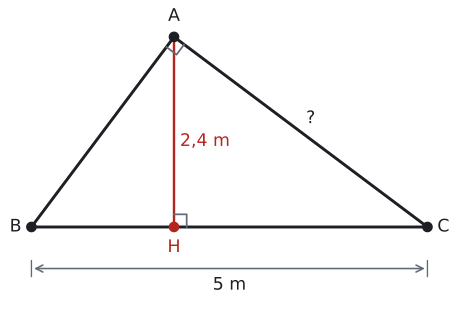

The script that drew this image:
import sys; sys.path.insert(0, "tools")
from cizim import *

# Alıştırma 12: çadır, |AH| = 2,4, |BC| = 5, |BH| = 1,8, |HC| = 3,2, |AC| = 4.
# A'da dik açı, [AH] ⊥ [BC]. p = |BH|, k = |HC|; A noktası (p, √(p·k)) olur, böylece AB ⊥ AC kendiliğinden sağlanır.
p, k = 1.8, 3.2
E = {'b': '?', 'h': '2,4 m', 'a': '5 m'}          # kenar etiketleri (None: yazma)
DOLGU, RENKLI_KENAR, EK = False, False, []

B = np.array([0.0, 0.0]); H = np.array([p, 0.0]); C = np.array([p + k, 0.0]); A = np.array([p, np.sqrt(p * k)])
uz = lambda P, Q: float(np.linalg.norm(P - Q))
u, v = B - A, C - A
print("AB", round(uz(A, B), 4), "AC", round(uz(A, C), 4), "AH", round(uz(A, H), 4), "BC", round(uz(B, C), 4),
      "A açısı", round(float(np.degrees(np.arccos(np.dot(u, v) / uz(A, B) / uz(A, C)))), 4))

s = (p + k) / 10
G = (A + B + C) / 3
def kenar(P, Q, metin, renk=YAZI, d=0.42):
    M = (P + Q) / 2; t = (Q - P) / uz(P, Q); n = np.array([-t[1], t[0]])
    if np.dot(n, M - G) < 0: n = -n
    ax.text(*(M + d * s * n), metin, ha="center", va="center", color=renk, fontsize=13)
def dik(K, P, Q, r=0.32):
    a_ = (P - K) / uz(P, K) * r * s; b_ = (Q - K) / uz(Q, K) * r * s
    ax.plot(*zip(K + a_, K + a_ + b_, K + b_), color=SOLUK, lw=1.3)

x0, x1 = -0.6 * s, p + k + 0.6 * s
y0, y1 = (-1.9 if E.get("a") else -1.0) * s, A[1] + 0.6 * s
fig, ax = sekil(6, max(2.2, 6 * (y1 - y0) / (x1 - x0)))
ax.set_aspect("equal"); ax.axis("off")
if DOLGU:
    ax.add_patch(patches.Polygon([A, B, H], closed=True, facecolor=YESIL_ACIK, edgecolor="none"))
    ax.add_patch(patches.Polygon([A, H, C], closed=True, facecolor=SARI_ACIK, edgecolor="none"))
rc, rb = (MAVI, YESIL) if RENKLI_KENAR else (YAZI, YAZI)
ax.plot(*zip(A, B), color=rc); ax.plot(*zip(B, H), color=rc)
ax.plot(*zip(A, C), color=rb); ax.plot(*zip(H, C), color=rb)
ax.plot(*zip(A, H), color=KIRMIZI, lw=1.8)
dik(H, A, C); dik(A, B, C)
nokta(ax, *A, ""); nokta(ax, *B, ""); nokta(ax, *C, ""); nokta(ax, *H, "", renk=KIRMIZI)
ax.text(A[0], A[1] + 0.3 * s, "A", ha="center", va="bottom", fontsize=13)
ax.text(B[0] - 0.25 * s, 0, "B", ha="right", va="center", fontsize=13)
ax.text(C[0] + 0.25 * s, 0, "C", ha="left", va="center", fontsize=13)
ax.text(H[0], -0.3 * s, "H", ha="center", va="top", fontsize=13, color=KIRMIZI)
if E.get("c"): kenar(A, B, E["c"], rc)
if E.get("b"): kenar(A, C, E["b"], rb)
if E.get("h"):
    sag = k >= p
    ax.text(p + (0.15 if sag else -0.15) * s, A[1] * 0.45, E["h"], ha="left" if sag else "right", va="center", color=KIRMIZI, fontsize=13)
if E.get("p"): ax.text(p / 2, 0.22 * s, E["p"], ha="center", va="bottom", color=rc, fontsize=13)
if E.get("k"): ax.text(p + k / 2, 0.22 * s, E["k"], ha="center", va="bottom", color=rb, fontsize=13)
if E.get("a"):
    ax.annotate("", xy=(p + k, -1.05 * s), xytext=(0, -1.05 * s), arrowprops=dict(arrowstyle="<->", color=SOLUK, lw=1.2))
    for x in (0, p + k): ax.plot([x, x], [-0.85 * s, -1.25 * s], color=SOLUK, lw=1)
    ax.text((p + k) / 2, -1.25 * s, E["a"], ha="center", va="top", fontsize=13)
for (fx, fy, metin, renk) in EK:
    ax.text(fx, fy, metin, ha="center", va="center", color=eval(renk), fontsize=12)
ax.set_xlim(x0, x1); ax.set_ylim(y0, y1)
kaydet(fig, __file__)
